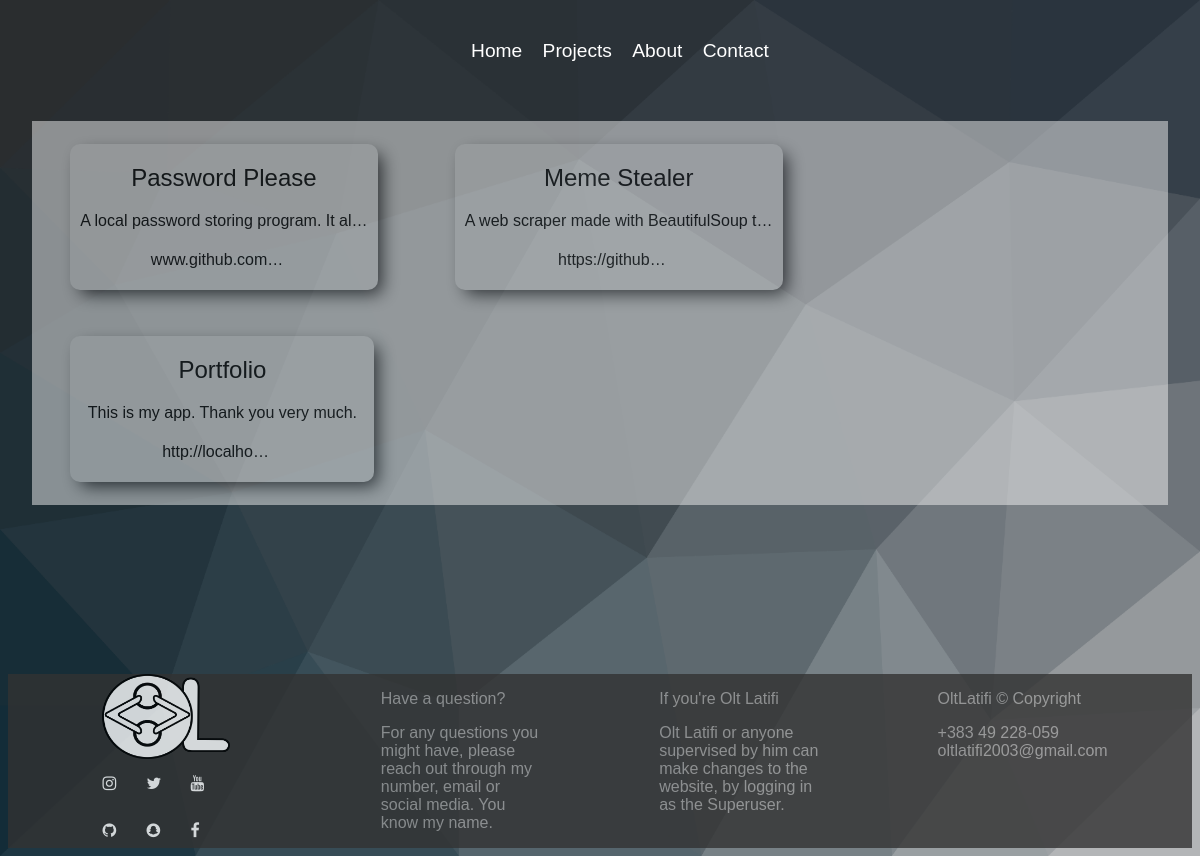
The page /projects/ on the database as committed earlier.
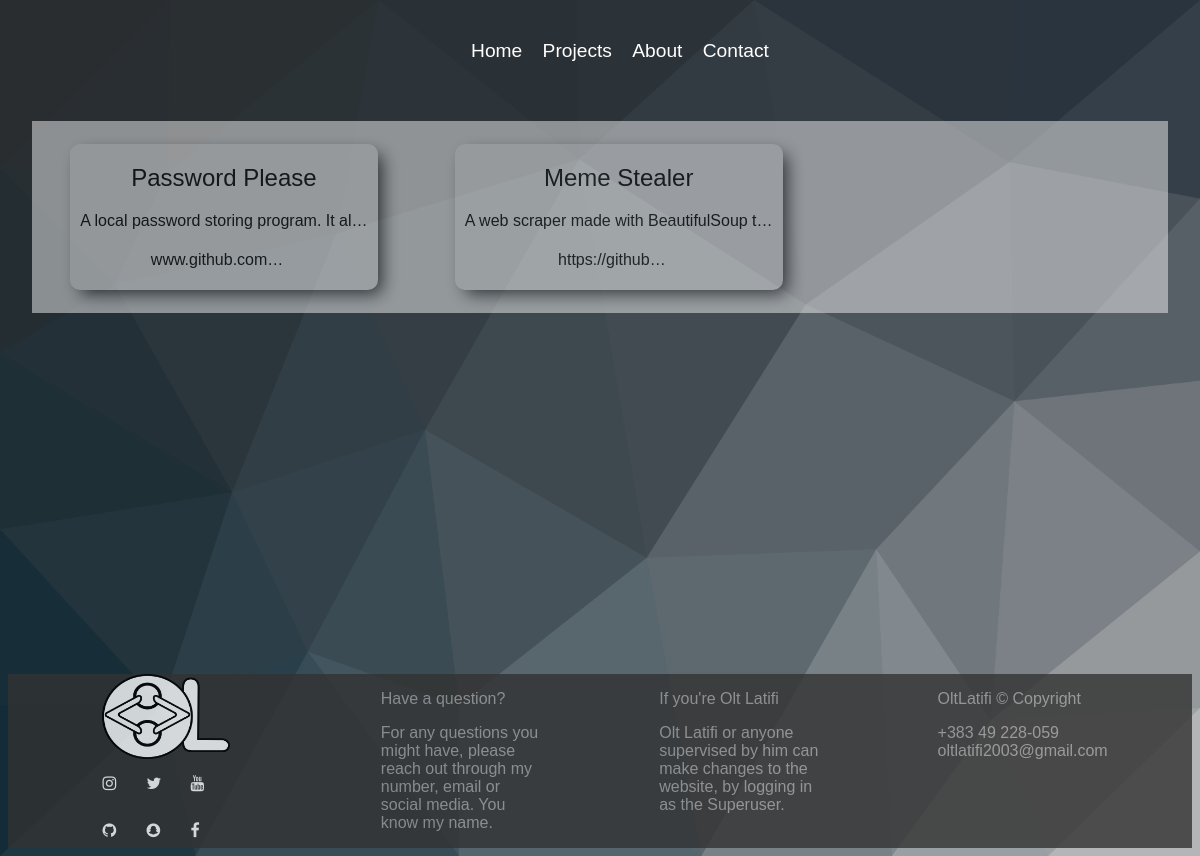
The same page on the database as committed later.
### Web/models.py (models this page shows, shortened)
class projects(models.Model):
	Editor = models.ForeignKey(User, on_delete=models.CASCADE, default=1)
	Text = models.CharField(max_length=20)
	Description = models.TextField(max_length=500)
	Link = models.CharField(max_length=100)

### Web/views.py (the view)
# urls.py: path('projects/', projects_view, name = 'Projects'),
def projects_view(request):
	projects_ = projects.objects.all()
	return render(request, 'Web/projects.html', {'projects':projects_})

### Web/templates/Web/projects.html (shortened to what this page needs)
{% extends "Web/base.html" %}
{% load static %}
{% block content %}
<div class="holder">
	{% for i in projects %}
		<a href="{% url 'Projects' i.id %}">
			<div class="projects-cont">
				<h2 class="black-text">{{i.Text|title}}</h2>
				<p class="black-text">{{i.Description|truncatechars:40}}</p>
				<h4 class="black-text">{{i.Link|urlizetrunc:15}}</h4>
			</div>
		</a>
	{% endfor %}
</div>
<br><br>
{% endblock content %}

### Web/templates/Web/base.html (shortened to what this page needs)
{% load static %}
<head>
	<link rel="stylesheet" href="{% static 'Web/css/allcss.css' %}">
	<link rel="stylesheet" href="{% static 'Web/css/crud.css' %}">
	<link rel="stylesheet" href="{% static 'Web/css/logout.css' %}">
	<link rel="stylesheet" href="{% static 'Web/css/projects.css' %}">
	<link rel="stylesheet" href="{% static 'Web/css/about.css' %}">
	<link rel="stylesheet" href="{% static 'Web/css/contact.css' %}">
	<link rel="stylesheet" href="{% static 'Web/css/effects.css' %}">
	<link rel="stylesheet" href="https://cdnjs.cloudflare.com/ajax/libs/font-awesome/4.7.0/css/font-awesome.min.css">
</head>
<center>
	<ul style="font-family: 'Arial', Monaco, monospace;" class="nav-bar">
		<li style="display: inline;"><a href="{% url 'Home' %}" class="navbar-text">Home</a></li>
		<li style="display: inline;"><a href="{% url 'Projects' %}" class="navbar-text">Projects</a></li>
		<li style="display: inline;"><a href="{% url 'About' %}" class="navbar-text">About</a></li>
		<li style="display: inline;"><a href="{% url 'Contact' %}" class="navbar-text">Contact</a></li>
	</ul>
	{% block content %} {% endblock %}
</center>
<footer class="footer">
	<div class="child-footer">
		<img src="{% static 'Web/images/logo.png' %}" class="logo">
			<a href="https://www.instagram.com/olt_latifi/" class="fa fa-instagram" target="_blank"></a>
			<a href="https://twitter.com/olt_latifi" class="fa fa-twitter" target="_blank"></a>
			<a href="https://www.youtube.com/channel/UCh0ONKKlomGvgnh-4YygcBA" class="fa fa-youtube" target="_blank"></a>
			<a href="https://github.com/OltLatifi" class="fa fa-github" target="_blank"></a>
			<a href="{% static 'Web/images/snapcode.png' %}" class="fa fa-snapchat" target="_blank"></a>
			<a href="https://www.facebook.com/olt.latifi/" class="fa fa-facebook" target="_blank"></a>
	</div>
	<div class="child-footer">
		<p>Have a question?</p>
		<p>For any questions you might have, please reach out through my number, email or social media. You know my name.</p>
	</div>
	<div class="child-footer">
		<p>If you're Olt Latifi</p>
		<p>Olt Latifi or anyone supervised by him can make changes to the website, by logging in as the {% if not user.is_authenticated %}<a href="{% url 'Login' %}">{% endif %}Superuser</a>.</p>
	</div>
	<div class="child-footer">
		<p>OltLatifi © Copyright</p>
		<p>+383 49 228-059<br>oltlatifi2003@gmail.com</p>
	</div>
</footer>

### Web/static/Web/css/allcss.css (style rules this page uses)
h1, h2,h3, h4, ul, p, legend, fieldset, a { color: white; font-family: Arial, Helvetica, sans-serif; font-weight: normal; text-decoration: none; }
@media screen and (min-width: 801px) { .child-footer a { width: 25%; height: 25%; margin-top: 10%; } }
@media screen and (min-width: 801px) { .nav-bar { list-style-type: none; margin: 2rem; word-spacing: 15px; text-decoration: none; font-size: 1.2rem; font-weight: normal; animation-name: home; animation-duration: 1s; } }
.navbar-text { text-decoration: none; color: white; }
.footer { width: 100%; background-color: #333333; display: flex; overflow: hidden; padding: 2% auto; justify-content: center; margin-top: auto; opacity: 0.8; }
.child-footer { color: white; width: 10rem; height: 70%; float:left; margin: 0 5%; }
.child-footer img { width: 80%; height: 70%; background-color: #333333; margin-top: auto; }
.child-footer p { opacity: 0.5; }

### Web/static/Web/css/projects.css (style rules this page uses)
.holder { display: flex; flex-direction: row; background-color: #f2f2f2; opacity: 0.5; margin-top: 5%; width: 96%; flex-wrap: wrap; }
@media screen and (min-width: 801px) { .projects-cont { background-color: white ; min-width: 25%; min-height: 10%; padding: 0 10px; margin: 2% 3.4%; border-radius: 10px; box-shadow: 7px 7px 17px -3px rgba(43,42,43,1); } }
.black-text { color: black; font-family: Arial, Helvetica, sans-serif; }
.projects-cont a { color:black; }
.black-text a { color:black; }

Rows that differ between the two databases and show on the page:
removed projects: Text "Portfolio", Description "This is my app. Thank you very much.", Link "http://localho…"
